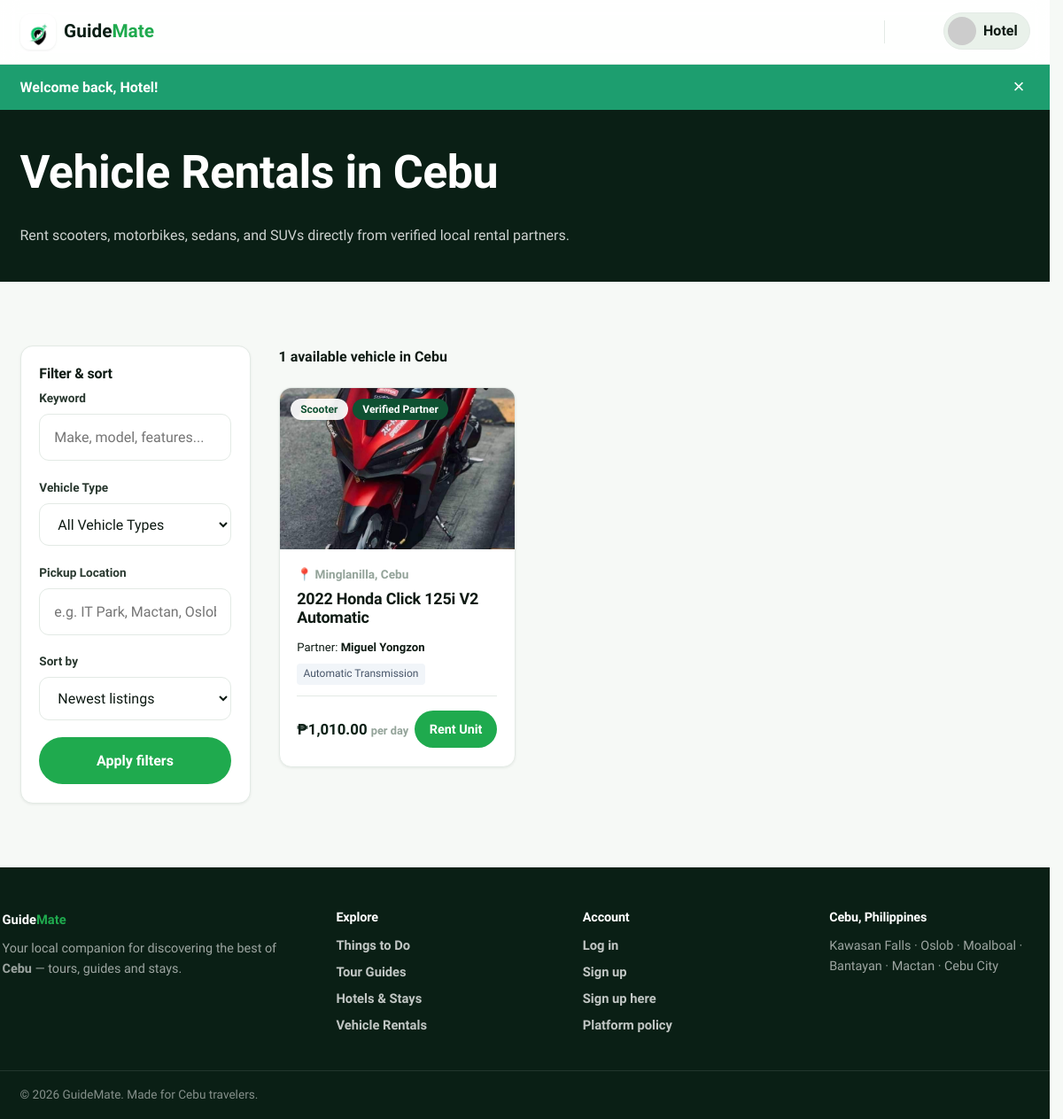
/public/rentals (signed in), run on the app's committed database.
### tables this page shows
CREATE TABLE `users` (
  `id` int(10) UNSIGNED NOT NULL,
  `name` varchar(120) NOT NULL,
  `email` varchar(190) NOT NULL,
  `password` varchar(255) NOT NULL,
  `role` enum('admin','guide','tourist','rental_provider','hotel_admin') NOT NULL DEFAULT 'tourist',
  `phone` varchar(40) DEFAULT NULL,
  `avatar` varchar(255) DEFAULT NULL,
  `bio` text DEFAULT NULL,
  `location` varchar(120) DEFAULT NULL,
  `is_active` tinyint(1) NOT NULL DEFAULT 1,
  `suspension_reason` varchar(500) DEFAULT NULL,
  `suspended_at` timestamp NULL DEFAULT NULL,
  `guide_status` enum('none','pending','approved','rejected') NOT NULL DEFAULT 'none',
  `revenue` decimal(12,2) NOT NULL DEFAULT 0.00,
  `total_requests` int(10) UNSIGNED NOT NULL DEFAULT 0,
  `guide_review_note` varchar(500) DEFAULT NULL,
  `guide_reviewed_at` timestamp NULL DEFAULT NULL,
  `guide_warned` tinyint(1) NOT NULL DEFAULT 0,
  `guide_warning_note` varchar(500) DEFAULT NULL,
  `admin_totp_secret` varchar(64) DEFAULT NULL,
  `admin_totp_enabled` tinyint(1) NOT NULL DEFAULT 0,
  `created_at` timestamp NOT NULL DEFAULT current_timestamp(),
  `updated_at` timestamp NOT NULL DEFAULT current_timestamp() ON UPDATE current_timestamp(),
  `last_seen_at` timestamp NULL DEFAULT NULL,
  `last_login_at` timestamp NULL DEFAULT NULL,
  `oauth_provider` varchar(20) DEFAULT NULL,
  `oauth_id` varchar(191) DEFAULT NULL,
  `login_count` int(10) UNSIGNED NOT NULL DEFAULT 0
);

CREATE TABLE `vehicles` (
  `id` int(10) UNSIGNED NOT NULL,
  `user_id` int(10) UNSIGNED NOT NULL,
  `make` varchar(80) NOT NULL,
  `model` varchar(80) NOT NULL,
  `year` int(11) NOT NULL,
  `type` varchar(50) NOT NULL,
  `name` varchar(160) NOT NULL,
  `slug` varchar(180) NOT NULL,
  `description` text NOT NULL,
  `specs` text DEFAULT NULL,
  `location` varchar(160) NOT NULL,
  `address` varchar(255) DEFAULT NULL,
  `price_per_day` decimal(10,2) NOT NULL DEFAULT 0.00,
  `image` varchar(255) DEFAULT NULL,
  `status` enum('draft','pending','approved','rejected','unavailable') NOT NULL DEFAULT 'pending',
  `is_available` tinyint(1) NOT NULL DEFAULT 1,
  `rejection_reason` varchar(500) DEFAULT NULL,
  `submitted_at` timestamp NULL DEFAULT NULL,
  `reviewed_at` timestamp NULL DEFAULT NULL,
  `reviewed_by` int(10) UNSIGNED DEFAULT NULL,
  `created_at` timestamp NOT NULL DEFAULT current_timestamp(),
  `updated_at` timestamp NOT NULL DEFAULT current_timestamp() ON UPDATE current_timestamp()
);

### app/Views/rental/browse.php (the view, shortened to what the rows shown need)
<section class="page-head">
    <div class="container">
        <h1><?= e($heading) ?></h1>
        <p><?= e($sub) ?></p>
    </div>
</section>
<section class="section">
    <div class="container browse-layout">
        <aside class="filters">
            <h3>Filter &amp; sort</h3>
            <form method="get" action="<?= e(url('/rentals')) ?>" id="rentalFilterForm" novalidate>
                <div class="filter-group">
                    <label for="filter_q">Keyword</label>
                    <input class="input" id="filter_q" type="text" name="q" value="<?= e($filters['q']) ?>" placeholder="Make, model, features...">
                </div>
                <div class="filter-group">
                    <label for="filter_type">Vehicle Type</label>
                    <select class="input" id="filter_type" name="type">
                        <option value="">All Vehicle Types</option>
                    </select>
                </div>
                <div class="filter-group">
                    <label for="filter_location">Pickup Location</label>
                    <input class="input" id="filter_location" type="text" name="location" value="<?= e($filters['location']) ?>" placeholder="e.g. IT Park, Mactan, Oslob">
                </div>
                <div class="filter-group">
                    <label for="filter_sort">Sort by</label>
                    <select class="input" id="filter_sort" name="sort">
                        <option value="newest" <?= in_array($filters['sort'], ['newest', ''], true) ? 'selected' : '' ?>>Newest listings</option>
                    </select>
                </div>
                <button class="btn btn-primary btn-block" type="submit">Apply filters</button>
            </form>
        </aside>
        <div>
            <div class="result-bar">
                <span class="count"><?= count($vehicles) ?> available vehicle<?= count($vehicles) === 1 ? '' : 's' ?> in Cebu</span>
            </div>
            <?php if ($vehicles === []): ?>
                <div class="empty-state">
                    <div class="big">🚗</div>
                    <h3>No vehicles available</h3>
                    <p>There are no approved vehicles matching your search criteria right now. Check back soon or try adjusting your filters.</p>
                </div>
            <?php else: ?>
                <div class="card-grid">
                    <?php foreach ($vehicles as $v):
                        $specs = \App\Models\Vehicle::parseSpecs($v['specs'] ?? null);
                    ?>
                        <article class="listing-card">
                            <div class="listing-media">
                                <a href="<?= e(url('/rentals/' . $v['slug'])) ?>">
                                    <img src="<?= e(img_src($v['image'] ?? null, 'vehicle-' . $v['id'])) ?>" alt="<?= e($v['name']) ?>" loading="lazy" onerror="this.onerror=null;this.src='https://picsum.photos/seed/vehicle<?= (int) $v['id'] ?>/1200/800';">
                                </a>
                                <div class="listing-badges">
                                    <span class="listing-cat"><?= e($v['type']) ?></span>
                                    <span class="listing-guide-badge">Verified Partner</span>
                                </div>
                            </div>
                            <div class="listing-body">
                                <span class="listing-area">📍 <?= e($v['location']) ?></span>
                                <h3 class="listing-title">
                                    <a href="<?= e(url('/rentals/' . $v['slug'])) ?>"><?= e($v['name']) ?></a>
                                </h3>
                                <div style="font-size:0.82rem;color:var(--text-muted);margin:0.25rem 0 0.5rem 0;">
                                    Partner: <strong><?= e($v['provider_name']) ?></strong>
                                </div>
                                <?php if ($specs !== []): ?>
                                    <div style="display:flex;flex-wrap:wrap;gap:0.3rem;margin-bottom:0.75rem;">
                                        <?php foreach (array_slice($specs, 0, 3) as $s): ?>
                                            <span style="font-size:0.75rem;background:#f1f5f9;color:#475569;padding:0.15rem 0.45rem;border-radius:4px;">
                                                <?= e($s) ?>
                                            </span>
                                        <?php endforeach; ?>
                                    </div>
                                <?php endif; ?>
                                <div class="listing-foot" style="margin-top:auto;">
                                    <span class="price">
                                        <?= money((float) $v['price_per_day']) ?> <span>per day</span>
                                    </span>
                                    <a href="<?= e(url('/rentals/' . $v['slug'])) ?>" class="btn btn-primary btn-sm">Rent Unit</a>
                                </div>
                            </div>
                        </article>
                    <?php endforeach; ?>
                </div>
            <?php endif; ?>
        </div>
    </div>
</section>

### app/Core/Router.php (shortened to what the rows shown need)
<?php
final class Router
{
    private array $routes = [];
    private function add(string $method, string $pattern, array $handler, array $guards): void
    {
        $this->routes[] = [
            'method' => $method,
            'pattern' => $pattern,
            'handler' => $handler,
            'guards' => $guards,
        ];
    }
    public function dispatch(string $method, string $uri): void
    {
        $path = $this->normalize($uri);
        $method = strtoupper($method);
        foreach ($this->routes as $route) {
            if ($route['method'] !== $method) {
                continue;
            }
            $regex = $this->compile($route['pattern']);
            if (preg_match($regex, $path, $matches) === 1) {
                $params = array_filter($matches, 'is_string', ARRAY_FILTER_USE_KEY);
                $this->invoke($route['handler'], $params);
                return;
            }
        }
    }
    private function compile(string $pattern): string
    {
        $regex = preg_replace('#\{([a-zA-Z_][a-zA-Z0-9_]*)\}#', '(?P<$1>[^/]+)', $pattern);
        return '#^' . $regex . '$#';
    }
    private function normalize(string $uri): string
    {
        $path = parse_url($uri, PHP_URL_PATH) ?: '/';
        $base = App::basePath();
        if ($base !== '' && str_starts_with($path, $base)) {
            $path = substr($path, strlen($base));
        }
        $path = str_replace('/index.php', '', $path);
        $path = '/' . trim($path, '/');
        return $path === '/' ? '/' : rtrim($path, '/');
    }
    private function invoke(array $handler, array $params): void
    {
        [$class, $action] = $handler;
        $controller = new $class();
        $controller->{$action}(...array_values($params));
    }
}

### app/Views/layouts/main.php (shortened to what the rows shown need)
<?php
$user = auth_user();
$isGuide = ($user['role'] ?? null) === 'guide';
$current = parse_url($_SERVER['REQUEST_URI'] ?? '/', PHP_URL_PATH) ?: '/';
$base = \App\Core\App::basePath();
if ($base !== '' && str_starts_with($current, $base)) {
    $current = substr($current, strlen($base)) ?: '/';
}
$current = '/' . trim($current, '/');
$publicBrowse = $current === '/'
    || in_array($current, ['/listings', '/things-to-do', '/tour-guides', '/hotels', '/rentals'], true)
    || str_starts_with($current, '/listing/')
    || str_starts_with($current, '/rentals/');
$isMessages = str_starts_with($current, '/messages');
$isDashboard = str_starts_with($current, '/dashboard') || str_starts_with($current, '/profile');
$hideFooter = $isMessages;
$guideWarned = $user && ($user['role'] ?? null) === 'guide' && \App\Models\User::isGuideWarned((int) $user['id']);
$headerUser = ($isGuide && $publicBrowse) ? null : $user;
$unread = 0;
if ($headerUser) {
    $unread = \App\Models\Message::unreadCount((int) $headerUser['id']);
}
$currentLocale = $_SESSION['_locale'] ?? 'en';
?>
<!DOCTYPE html>
<html lang="<?= e($currentLocale === 'tl' ? 'tl' : 'en') ?>">
<head>
    <link rel="stylesheet" href="<?= e(asset('css/style.css')) ?>">
</head>
<body class="<?= e(trim(($isMessages ? 'page-messages ' : '') . ($isDashboard ? 'page-dashboard ' : '') . ($hideFooter ? 'page-no-footer ' : '') . ($guideWarned ? 'guide-warned' : ''))) ?>">
<header class="site-header" id="siteHeader">
    <div class="container header-inner">
<?php if ($isGuide): ?>
            <span class="brand brand-static">
                <span class="brand-mark">◐</span>
                <span class="brand-text">Guide<strong>Mate</strong></span>
            </span>
        <?php else: ?>
            <a href="<?= e(url('/')) ?>" class="brand">
                <span class="brand-mark">◐</span>
                <span class="brand-text">Guide<strong>Mate</strong></span>
            </a>
        <?php endif; ?>
        <nav class="main-nav" id="mainNav">
            <?php if ($headerUser): ?>
                <a href="<?= e(url('/messages')) ?>" class="nav-icon" title="Messages" aria-label="Messages">
                    <?= admin_icon('messages', 22) ?><?php if ($unread > 0): ?><span class="badge"><?= (int) $unread ?></span><?php endif; ?>
                </a>
                <div class="nav-menu">
                    <button class="nav-avatar" id="userMenuBtn">
                        <img src="<?= e(img_src($headerUser['avatar'] ?? null, 'avatar' . $headerUser['id'])) ?>" alt="">
                        <span><?= e(explode(' ', (string) $headerUser['name'])[0]) ?></span>
                    </button>
                </div>
            <?php else: ?>
                <a href="<?= e(url('/login')) ?>" class="btn btn-ghost btn-sm">Log in</a>
                <a href="<?= e(url('/register')) ?>" class="btn btn-primary btn-sm">Sign up</a>
            <?php endif; ?>
        </nav>
    </div>
</header>
<?php foreach (['success' => 'flash-success', 'error' => 'flash-error', 'info' => 'flash-info'] as $key => $cls): ?>
    <?php if ($msg = flash($key)): ?>
        <div class="flash <?= $cls ?>" role="alert">
            <div class="container"><?= e($msg) ?><button class="flash-close" aria-label="Dismiss">&times;</button></div>
        </div>
    <?php endif; ?>
<?php endforeach; ?>
<main>
    <?= $content ?>
</main>
<?php if (!$hideFooter): ?>
<footer class="site-footer<?= $isDashboard ? ' site-footer--dash' : '' ?>">
    <div class="container footer-grid">
        <div>
            <?php if ($isGuide): ?>
                <span class="brand brand-static">
                    <span class="brand-mark">◐</span><span class="brand-text">Guide<strong>Mate</strong></span>
                </span>
            <?php else: ?>
                <a href="<?= e(url('/')) ?>" class="brand">
                    <span class="brand-mark">◐</span><span class="brand-text">Guide<strong>Mate</strong></span>
                </a>
            <?php endif; ?>
            <p class="footer-tag">Your local companion for discovering the best of <strong>Cebu</strong> — tours, guides and stays.</p>
        </div>
        <div>
            <h4>Explore</h4>
            <a href="<?= e(url('/things-to-do')) ?>">Things to Do</a>
            <a href="<?= e(url('/tour-guides')) ?>">Tour Guides</a>
            <a href="<?= e(url('/hotels')) ?>">Hotels &amp; Stays</a>
            <a href="<?= e(url('/rentals')) ?>">Vehicle Rentals</a>
        </div>
        <div>
            <h4>Account</h4>
            <a href="<?= e(url('/login')) ?>">Log in</a>
            <a href="<?= e(url('/register')) ?>">Sign up</a>
            <a href="<?= e(url('/register?role=guide')) ?>">Sign up here</a>
            <a href="<?= e(url('/policy')) ?>">Platform policy</a>
        </div>
        <div>
            <h4>Cebu, Philippines</h4>
            <p class="footer-tag footer-locations">Kawasan Falls · Oslob · Moalboal · Bantayan · Mactan · Cebu City</p>
        </div>
    </div>
    <div class="footer-bottom">
        <div class="container">© <?= date('Y') ?> GuideMate. Made for Cebu travelers.</div>
    </div>
</footer>
<?php endif; ?>
</body>
</html>

### data on the page
users: role+name "Hotel"
vehicles: image+id (picture), type "Scooter", location "Minglanilla, Cebu", name "2022 Honda Click 125i V2 Automatic", user.name "Miguel Yongzon", specs "Automatic Transmission", price_per_day "₱1,010.00"

### other printed values
$msg "Welcome back, Hotel!"
count($vehicles) "1"
